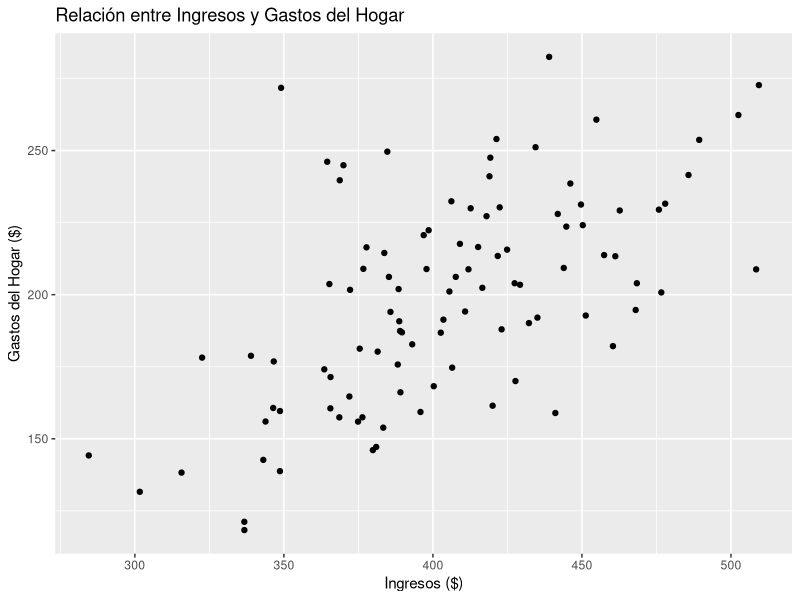
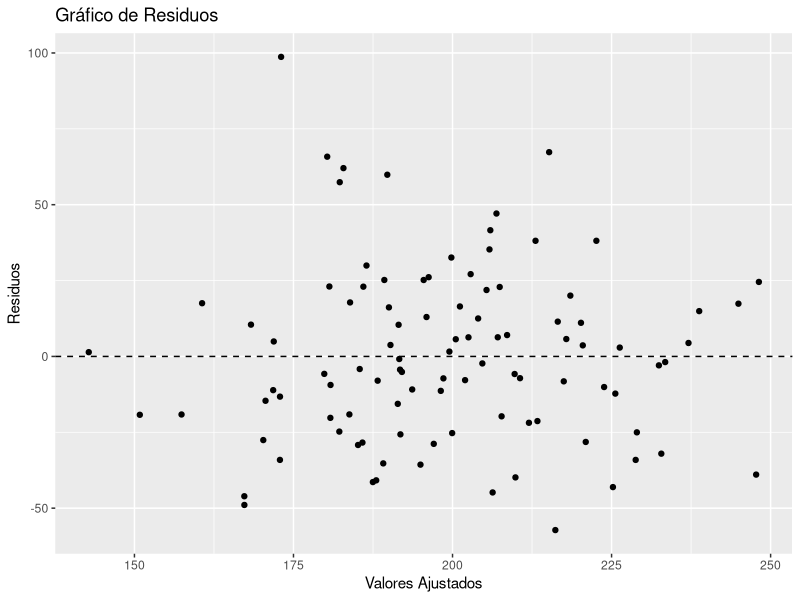
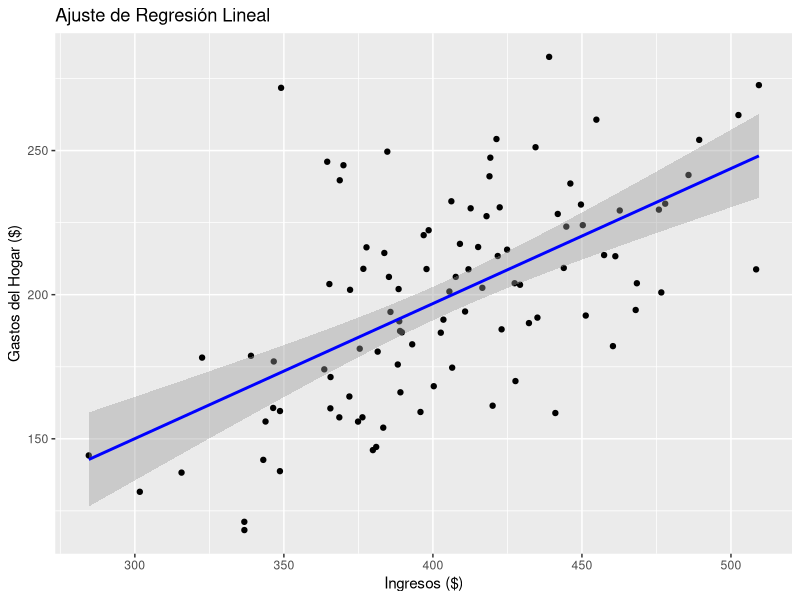

Here is the R script that generated these plots, in order:
## ---- chunk 1
library(tidyverse)
library(broom)
set.seed(123)  # Para reproducibilidad
## ---- chunk 2
# Simulación de ingresos (distribución normal)
ingresos <- rnorm(100, mean = 400, sd = 50)

# Simulación de gastos del hogar (correlacionados con los ingresos)
gastos <- 0.5 * ingresos + rnorm(100, mean = 0, sd = 30)

# Crear el data frame
datos <- tibble(ingresos, gastos)
## ---- chunk 3
head(datos)
## ---- chunk 4
summary(datos)
## ---- chunk 5
# Gráfico de dispersión
ggplot(datos, aes(x = ingresos, y = gastos)) +
  geom_point() +
  labs(title = "Relación entre Ingresos y Gastos del Hogar",
       x = "Ingresos ($)",
       y = "Gastos del Hogar ($)")
## ---- chunk 6
# Ajustar el modelo
modelo <- lm(gastos ~ ingresos, data = datos)

# Resumen del modelo
summary(modelo)
## ---- chunk 7
# Coeficientes del modelo
tidy(modelo)

# Estadísticas del modelo
glance(modelo)
## ---- chunk 8
# Residuos del modelo
residuos <- augment(modelo)

# Gráfico de residuos
ggplot(residuos, aes(x = .fitted, y = .resid)) +
  geom_point() +
  geom_hline(yintercept = 0, linetype = "dashed") +
  labs(title = "Gráfico de Residuos",
       x = "Valores Ajustados",
       y = "Residuos")
## ---- chunk 9
# Gráfico de la línea de regresión
ggplot(datos, aes(x = ingresos, y = gastos)) +
  geom_point() +
  geom_smooth(method = "lm", col = "blue") +
  labs(title = "Ajuste de Regresión Lineal",
       x = "Ingresos ($)",
       y = "Gastos del Hogar ($)")
## ---- chunk 10
cov(datos$ingresos, datos$gastos)
## ---- chunk 11
var(datos$ingresos)
var(datos$gastos)
